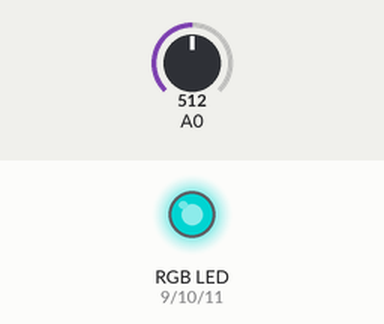
This sketch was run on a simulated Arduino Uno, built with avr-gcc and run on an emulated ATmega328P. Parts: an RGB LED mixed from three pins (HIGH = lit). The test bench sets the inputs (shaded band); at power-on: A0 = 512. Dim RGB values are drawn brighter than linear.

Above: at 1.2 s.
1.3 s: A0 set to 716
At 1.8 s:
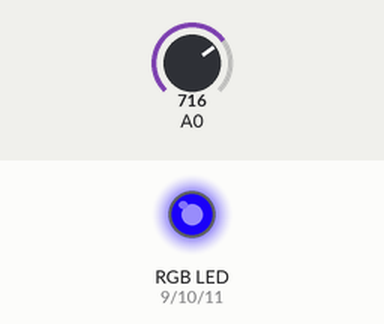
2.8 s: A0 set to 900
At 4.0 s:
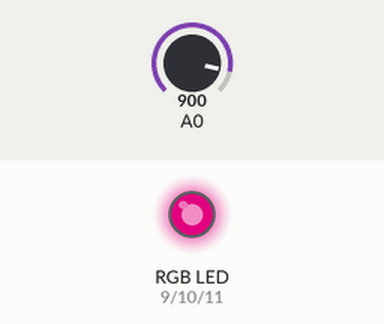
4.3 s: A0 set to 1023
At 5.3 s:
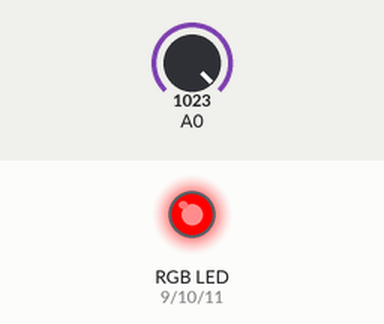
5.8 s: A0 set to 306
At 6.4 s:
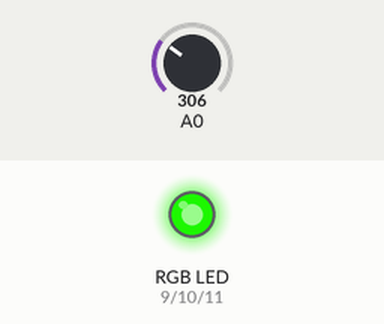
7.3 s: A0 set to 122
At 8.5 s:
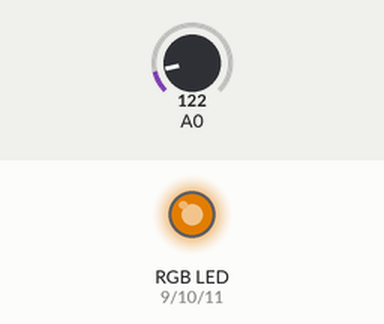
8.8 s: A0 set to 0
At 9.9 s:
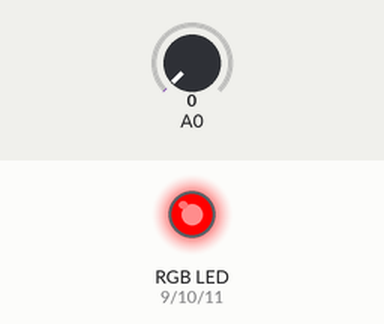
Timing chart, 0 to 11.3 s (numbered marks = the images above; inputs shaded):
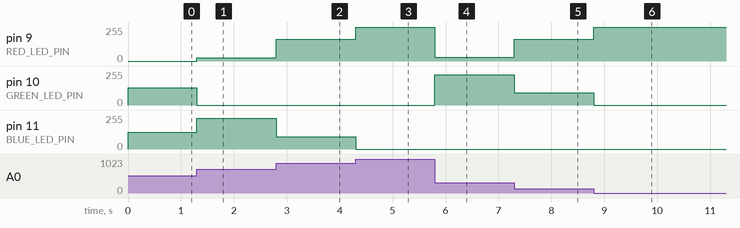

The sketch:

softPotentiometer.ino
```cpp
const int RED_LED_PIN = 9;
const int GREEN_LED_PIN = 10;
const int BLUE_LED_PIN = 11;

const int SENSOR_PIN = 0;


int redValue, greenValue, blueValue;

void setup() {
}

void loop() {
  int sensorValue;

  sensorValue = analogRead(0);

  setRGB(sensorValue);
}

void setRGB(int RGBposition) {
  int mapRGB1, mapRGB2, constrained1, constrained2;

  mapRGB1 = map(RGBposition, 0, 341, 255, 0);
  constrained1 = constrain(mapRGB1, 0, 255);

  mapRGB2 = map(RGBposition, 682, 1023, 0, 255);
  constrained2 = constrain(mapRGB2, 0, 255);

  redValue = constrained1 + constrained2;
  greenValue = constrain(map(RGBposition, 0, 341, 0, 255), 0, 255) - constrain(map(RGBposition, 341, 682, 0, 255), 0, 255);
  blueValue = constrain(map(RGBposition, 341, 682, 0, 255), 0, 255) - constrain(map(RGBposition, 682, 1023, 0, 255), 0, 255);

  analogWrite(RED_LED_PIN, redValue);
  analogWrite(GREEN_LED_PIN, greenValue);
  analogWrite(BLUE_LED_PIN, blueValue);
}
```

Measured:
- after the input at 1.3 s, pin 9 (RED_LED_PIN): 0/255 → 25/255 at once; pin 10 (GREEN_LED_PIN): 128/255 → 0/255 at once; pin 11 (BLUE_LED_PIN): 127/255 → 230/255 at once
- after the input at 2.8 s, pin 9 (RED_LED_PIN): 25/255 → 163/255 at once; pin 11 (BLUE_LED_PIN): 230/255 → 92/255 at once
- after the input at 4.3 s, pin 9 (RED_LED_PIN): 163/255 → 255/255 at once; pin 11 (BLUE_LED_PIN): 92/255 → 0/255 at once
- after the input at 5.8 s, pin 9 (RED_LED_PIN): 255/255 → 27/255 at once; pin 10 (GREEN_LED_PIN): 0/255 → 228/255 at once
- after the input at 7.3 s, pin 9 (RED_LED_PIN): 27/255 → 164/255 at once; pin 10 (GREEN_LED_PIN): 228/255 → 91/255 at once
- after the input at 8.8 s, pin 9 (RED_LED_PIN): 164/255 → 255/255 at once; pin 10 (GREEN_LED_PIN): 91/255 → 0/255 at once
